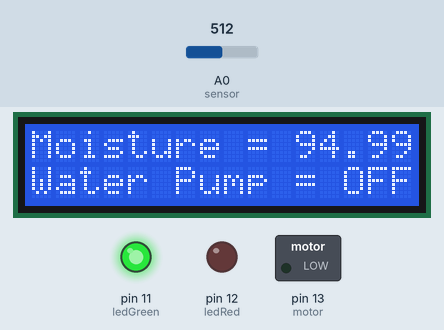
Simulated run of this sketch. Board: Arduino Uno, built with avr-gcc and run on an emulated ATmega328P. Parts: 16×2 character LCD, switched loads named in the sketch (green lamp = pin HIGH), output pins drawn as LEDs (lit = HIGH). The inputs (shaded band) are chosen by the test bench; at power-on: A0 (sensor) = 512.

Above: at 2.7 s.
2.8 s: A0 (sensor) set to 253
At 4.4 s:
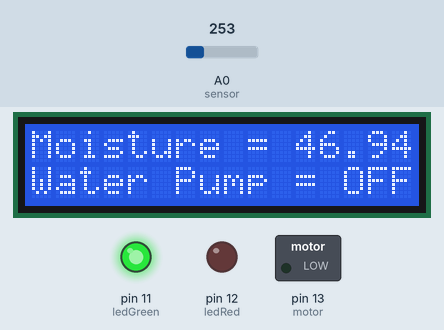
5.0 s: A0 (sensor) set to 225
At 6.0 s:
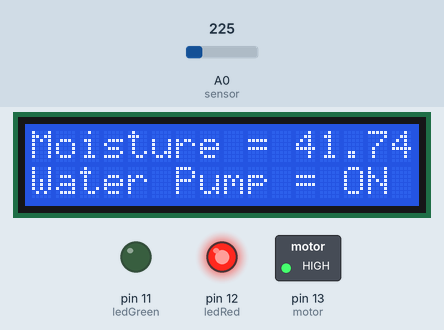
7.0 s: A0 (sensor) set to 306
At 8.9 s:
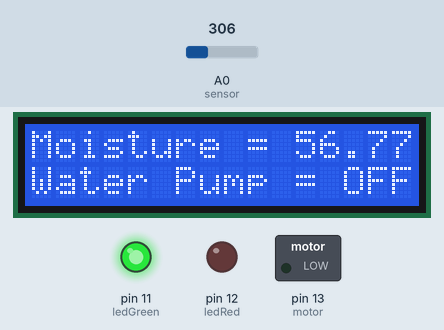
Timing chart, 0 to 10.4 s (numbered marks = the images above; inputs shaded):
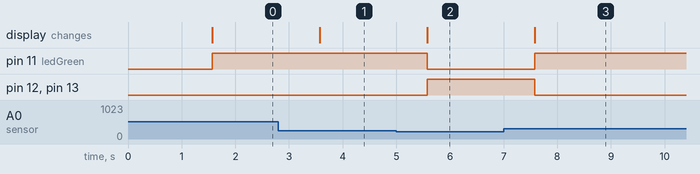

Measured:
- the behaviour switches between 243 and 242 on A0 (sensor) (found by bisection; images 1 and 2)
- after the input at 2.8 s, the display: changes after 0.78 s (image 1)
- after the input at 5.0 s, pin 11 (ledGreen): HIGH → LOW after 0.58 s; pin 12 (ledRed), pin 13 (motor): LOW → HIGH after 0.58 s; the display: changes after 0.58 s (image 2)
- after the input at 7.0 s, pin 11 (ledGreen): LOW → HIGH after 0.58 s; pin 12 (ledRed), pin 13 (motor): HIGH → LOW after 0.58 s; the display: changes after 0.58 s (image 3)

The sketch:

smart_irrigation_system1.ino
```cpp
#include <LiquidCrystal.h>

int sensor = A0;
int motor = 13;
int ledRed = 12;
int ledGreen = 11;

LiquidCrystal lcd(2,3,4,5,6,7);

void setup()
{
  Serial.begin(9600);
  lcd.begin(16, 2);

  lcd.setCursor(5,0);
  lcd.print("Smart ");
  lcd.setCursor(0,1);
  lcd.print("IrrigationSystem");

  pinMode(motor, OUTPUT);
  pinMode(ledRed, OUTPUT);
  pinMode(ledGreen, OUTPUT);
  delay(1500);

  lcd.clear();
  lcd.print("Moisture = ");
  lcd.setCursor(0,1);
  lcd.print("Water Pump = ");
}

void loop()
{
    int value = analogRead(sensor);
    float moisture = ((value / 539.0) * 100);
    lcd.setCursor(11,0);
    lcd.print(moisture);

    if(moisture <= 45)
    {
        digitalWrite(motor, HIGH);
        digitalWrite(ledRed, HIGH);
        digitalWrite(ledGreen, LOW);
        lcd.setCursor(13,1);
        lcd.print("ON ");
    }
    else
    {
        digitalWrite(motor, LOW);
        digitalWrite(ledRed, LOW);
        digitalWrite(ledGreen, HIGH);
        lcd.setCursor(13,1);
        lcd.print("OFF");
    }

    delay(1000);
}
```
